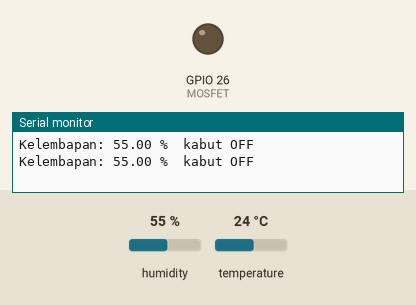
Recording of a sketch running on a simulated ESP32. On the bench: output pins drawn as LEDs (lit = HIGH), the last lines printed to the serial monitor. Inputs (shaded band) come from the test bench; at power-on: humidity 55 %, temperature 24 °C.

Above: at 2.8 s.
2.9 s: humidity set to 46 %
5.6 s: humidity set to 43 %
At 6.7 s:
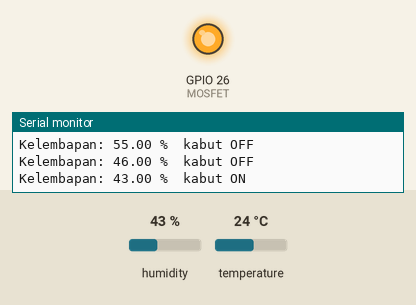
8.3 s: humidity set to 58 %
11.2 s: humidity set to 61 %
At 13.1 s:
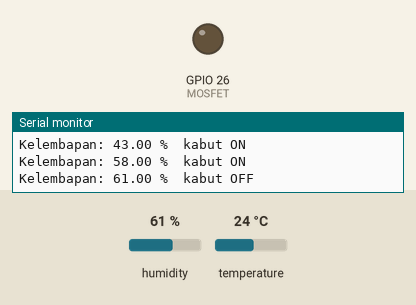
13.9 s: humidity set to 22 %
At 14.8 s:
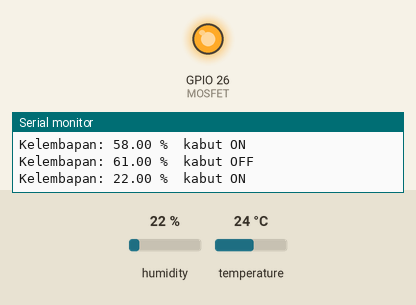
Timing chart, 0 to 16.9 s (numbered marks = the images above; inputs shaded):
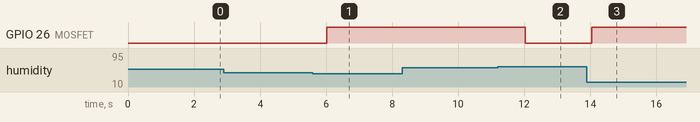

The sketch:

humidifier_pintar.ino
```cpp
#include <DHT.h>

const int MOSFET = 26;           // gate MOSFET modul kabut
const float NYALA = 45.0;        // % kelembapan: kabut nyala
const float MATI  = 60.0;        // % kelembapan: kabut mati
DHT dht(4, DHT22);               // data DHT22 di GPIO 4
bool kabut = false;

void setup() {
  Serial.begin(115200);
  pinMode(MOSFET, OUTPUT);
  digitalWrite(MOSFET, LOW);     // mulai dalam keadaan mati
  dht.begin();
}

void loop() {
  float h = dht.readHumidity();
  if (isnan(h)) {                // sensor gagal dibaca
    digitalWrite(MOSFET, LOW);   // demi aman, matikan kabut
    kabut = false;
    delay(2000);
    return;
  }
  if (!kabut && h < NYALA) kabut = true;   // terlalu kering
  if (kabut && h >= MATI) kabut = false;   // sudah cukup lembap
  digitalWrite(MOSFET, kabut ? HIGH : LOW);

  Serial.print("Kelembapan: "); Serial.print(h);
  Serial.println(kabut ? " %  kabut ON" : " %  kabut OFF");
  delay(2000);                   // DHT22 dibaca tiap 2 detik
}
```

Measured:
- the behaviour switches between 45 and 44 % on humidity (found by bisection; images 0 and 1)
- the behaviour switches between 59 and 60 % on humidity (found by bisection; images 1 and 2)
- after the input at 5.6 s, GPIO 26 (MOSFET): LOW → HIGH after 0.42 s
- after the input at 11.2 s, GPIO 26 (MOSFET): HIGH → LOW after 0.84 s
- after the input at 13.9 s, GPIO 26 (MOSFET): LOW → HIGH after 0.14 s
